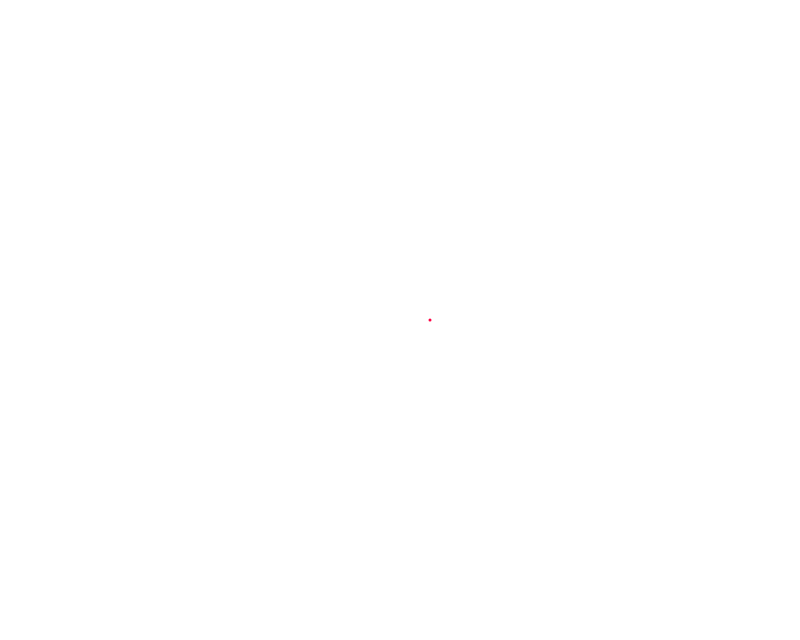
Frame 1 (no input)
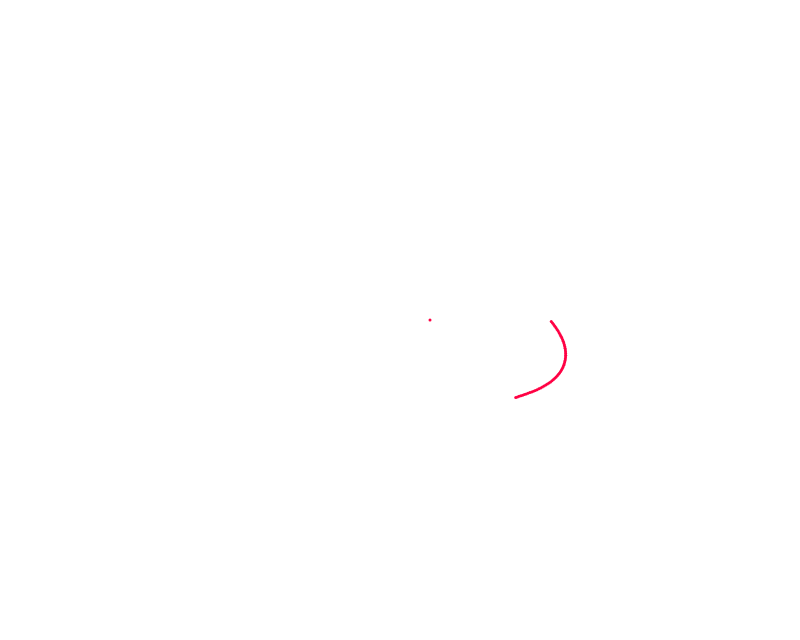
Frame 60 (no input)
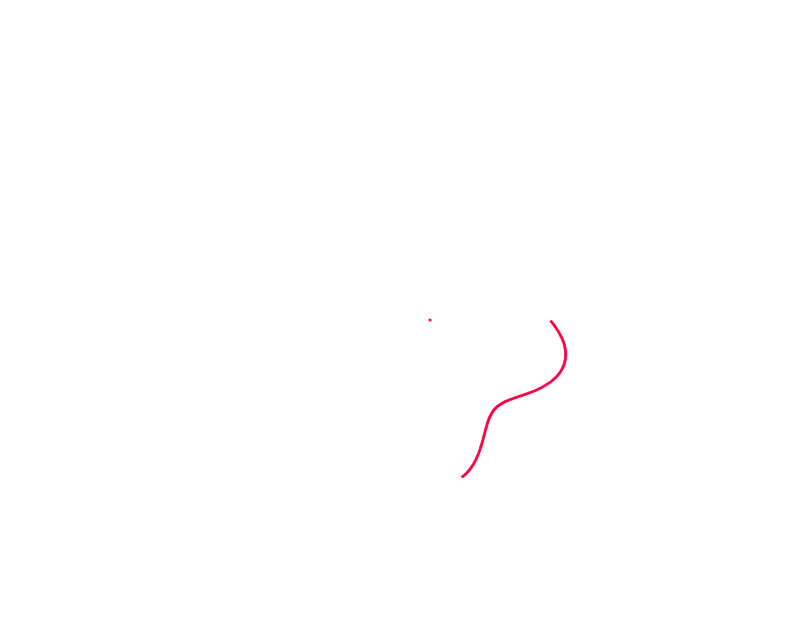
Frame 120 (the mouse pressed at the canvas centre since frame 60)

The p5.js sketch that drew these frames (run headless with seeded random() and noise() and a simulated clock; from frame 60 on, the mouse is pressed at the canvas centre):

// p5.js sketch
// ── sketch.js
var r = 30;
var theta = 0;
var period = 100;
var amplitude = 20;

function setup() {
	createCanvas(800, 640);
	background(255);
}

function draw() {
	var x = r * cos(theta);
	var y = r* sin(theta);

	noStroke();
	fill('#ff0244');

	ellipse(x + width / 2, y + height / 2, 3, 3);

	theta += 0.01;

	r = amplitude * sin(TWO_PI * frameCount / period) + 150;

		
}
